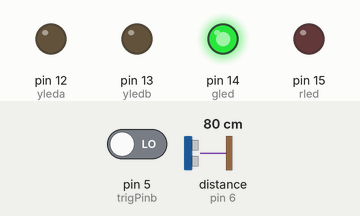
This sketch was run on a simulated Arduino Uno, built with avr-gcc and run on an emulated ATmega328P. Parts: output pins drawn as LEDs (lit = HIGH). Wiring (inferred from the names in the program): ultrasonic range finder: trigger pin 7; echo pin 6. Inputs (shaded band) come from the test bench; at power-on: pin 5 (trigPinb) LOW, distance to the obstacle (sensor on pin 6) 80 cm. The echo pulse lasts 58.3 µs per cm; pins used as bus, display or sensor lines are not drawn; what the sketch prints to the serial monitor is not drawn.

Above: at 1.2 s.
1.3 s: pin 5 (trigPinb) driven HIGH
At 2.3 s:
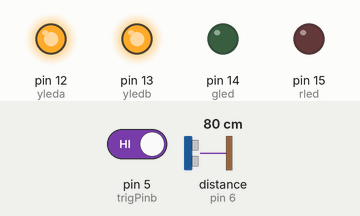
At 52.2 s:
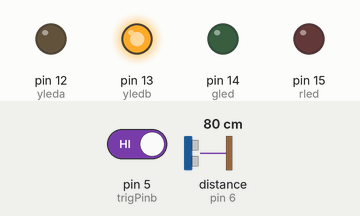
Timing chart, 0 to 52.8 s (numbered marks = the images above; inputs shaded):
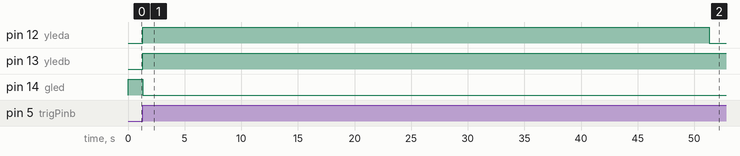

The sketch:

Railway_Crossing.ino
```cpp
bool sensorState, prevState; // Variables for handling conditional states
bool mainFnRun;
unsigned long startMillis; // Variable for noting timestamp from the time code execution began
unsigned long currentMillis; // Variable for noting current timestamp called at anytime

/* // Ultrasonic Sensors Trial: */
int const trigPina = 7;
int const echoPina = 6;
int const trigPinb = 5;
int const echoPinb = 4;

 // PIR Sensor Trial:
int pirSen = 5;

// Railway Signal Lights
int gled = 14; // Perfect GO
int yleda = 12; // If Single ON, next Signal is STOP (Red)
int yledb = 13; // Conditional Go, if YLEDA & YLEDB is ON
int rled = 15; // Perfect STOP
void setup() {
  pinMode(trigPina, OUTPUT); // trig pin will have pulses output
  pinMode(echoPina, INPUT); // ech pin will have pulses input
  pinMode (gled , OUTPUT);
  pinMode (yleda , OUTPUT);
  pinMode (yledb , OUTPUT);
  pinMode (rled , OUTPUT);
  pinMode (pirSen, INPUT);
  Serial.begin (9600); // Initializing Serial Monitor
  startMillis = millis();
}

void loop() {
  int durationA, distanceA;
  // Output pulse with 1ms width on trigPina
  digitalWrite(trigPina, HIGH);
  digitalWrite(trigPinb, HIGH);
  delay(1);
  digitalWrite(trigPina, LOW);
  digitalWrite(trigPinb, LOW);
  // Measure the pulse input in echo pin
  durationA = pulseIn(echoPina, HIGH); // Computing Duration
  // distanceA is half the durationA devided by 29.1 (from datasheet)
  distanceA = (durationA/2) / 29.1;
  Serial.println (distanceA);
  sensorState = digitalRead(pirSen); //((distanceA <= 10 && distanceA >= 0)) ; // compressed if/else
  pirSensor(sensorState);

}
void pirSensor(bool value)
{
if (value == true) {
  startMillis = millis(); // Initializing timestamp from the time object is detected.
  PartialGo();
  delay (10000);
  if ((millis() - startMillis > 10000) && digitalRead(pirSen) == HIGH){ // if object detected for more than 10 sec
    Caution();
    delay(10000);
    if ((millis() - startMillis > 20000) && digitalRead(pirSen) == HIGH){
      if ((millis() - startMillis > 30000) && digitalRead(pirSen) == HIGH) { // if object detected for more than 30 sec
        Stop();
      }
      else{
        PartialGo();
      }
    }
    else{
      CompleteGo();
    }
  }
  else{
    CompleteGo();
  }
}
else{
  CompleteGo();
}
}

void CompleteGo(){ // Complete Go function
  digitalWrite(gled, HIGH);
  digitalWrite(yleda, LOW);
  digitalWrite(yledb, LOW);
  digitalWrite(rled, LOW);
}

void PartialGo () {
  digitalWrite(gled, LOW);
  digitalWrite(yleda, HIGH);
  digitalWrite(yledb, HIGH);
  digitalWrite(rled, LOW);
}

void Caution (){
  digitalWrite(gled, LOW);
  digitalWrite(yleda, LOW);
  digitalWrite(yledb, HIGH);
  digitalWrite(rled, LOW);
}

void Stop() {
  digitalWrite(gled, LOW);
  digitalWrite(yleda, LOW);
  digitalWrite(yledb, LOW);
  digitalWrite(rled, HIGH);
}
```

Measured:
- after the input at 1.3 s, pin 12 (yleda): LOW → HIGH at once, → LOW 50.0 s later; pin 13 (yledb): LOW → HIGH at once; pin 14 (gled): HIGH → LOW at once
